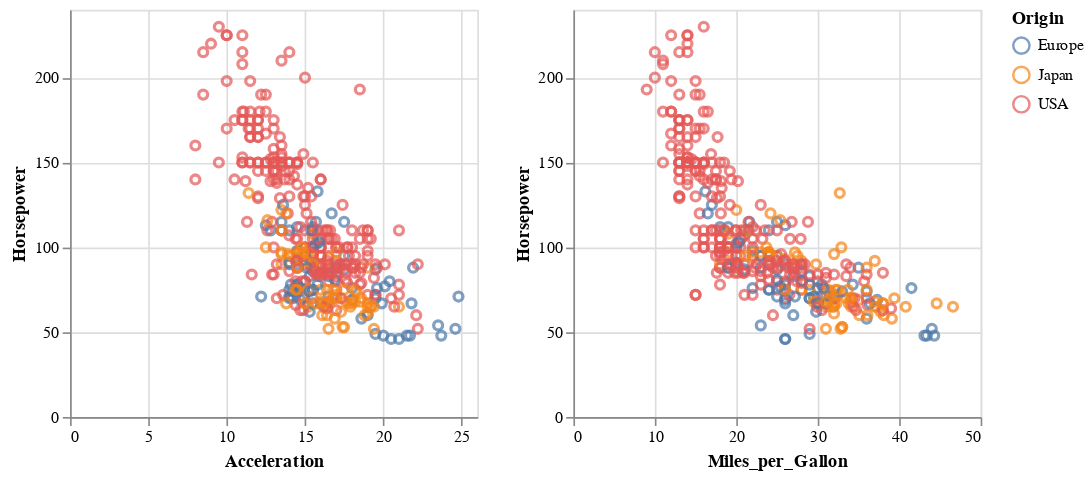

The notebook cell saved with this chart:
### Code cell
# Fijando la selección al eje de las X

brush = alt.selection_interval(encodings=['x'])

chart = alt.Chart(source).mark_point().encode(
    y='Horsepower:Q',
    color=alt.condition(brush, 'Origin:N', alt.value('lightgray'))
).properties(
    width=250,
    height=250
).add_selection(
    brush
)

chart.encode(x='Acceleration:Q') | chart.encode(x='Miles_per_Gallon:Q')

### Figure 1 — Vega-Lite specification as saved in the notebook (floating-point values rounded to 4 significant figures; data arrays with more than 128 entries replaced by an {"elided": "..."} marker saying what was removed)
{"config": {"view": {"continuousWidth": 400, "continuousHeight": 300}}, "hconcat": [{"mark": "point", "encoding": {"color": {"condition": {"type": "nominal", "field": "Origin", "selection": "selector013"}, "value": "lightgray"}, "x": {"type": "quantitative", "field": "Acceleration"}, "y": {"type": "quantitative", "field": "Horsepower"}}, "height": 250, "selection": {"selector013": {"type": "interval", "encodings": ["x"]}}, "width": 250}, {"mark": "point", "encoding": {"color": {"condition": {"type": "nominal", "field": "Origin", "selection": "selector013"}, "value": "lightgray"}, "x": {"type": "quantitative", "field": "Miles_per_Gallon"}, "y": {"type": "quantitative", "field": "Horsepower"}}, "height": 250, "selection": {"selector013": {"type": "interval", "encodings": ["x"]}}, "width": 250}], "data": {"name": "data-f02450ab61490a1363517a0190416235"}, "$schema": "https://vega.github.io/schema/vega-lite/v4.8.1.json", "datasets": {"data-f02450ab61490a1363517a0190416235": {"elided": "406 records"}}}
